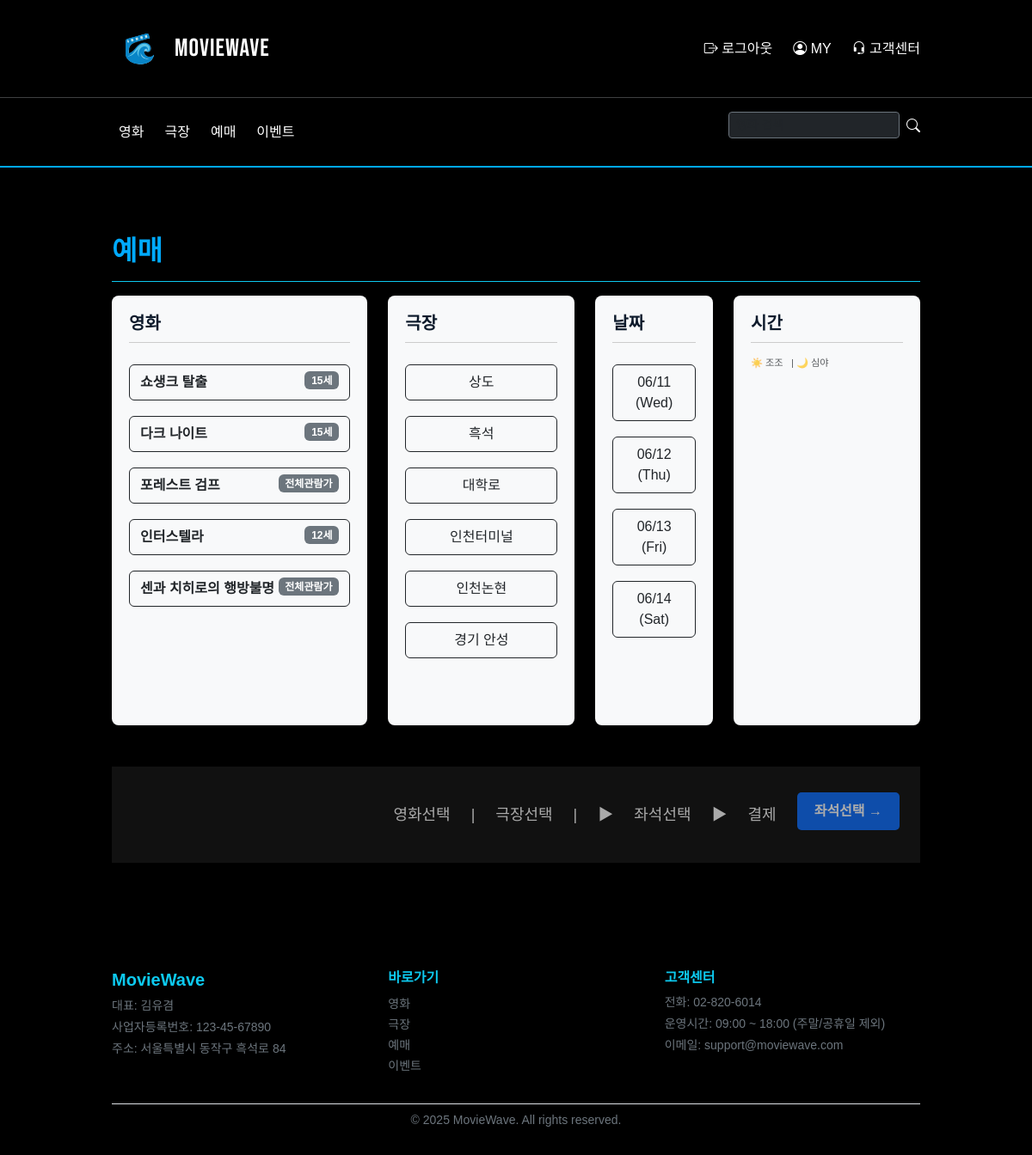
/reserve.php (signed in), run on the app's committed database.
### tables this page shows
CREATE TABLE `movies` (
  `movie_id` int NOT NULL AUTO_INCREMENT,
  `title` varchar(50) DEFAULT NULL,
  `genre` varchar(20) DEFAULT NULL,
  `runtime` int DEFAULT NULL,
  `rating` varchar(10) DEFAULT NULL,
  PRIMARY KEY (`movie_id`)
);

### reserve.php (the view, shortened to what this page needs)
<?php
include 'db.php';
include 'header.php';
$movie_result = $conn->query("SELECT * FROM movies WHERE movie_id BETWEEN 1 AND 5");
$movie_posters = [
    1 => 'assets/movie1.jpg',
    2 => 'assets/movie2.jpg',
    3 => 'assets/movie3.jpg',
    4 => 'assets/movie4.jpg',
    5 => 'assets/movie5.jpg',
];
?>
<!DOCTYPE html>
<html lang="ko">
<head>
  <link href="https://cdn.jsdelivr.net/npm/bootstrap@5.3.2/dist/css/bootstrap.min.css" rel="stylesheet">
  <link rel="stylesheet" href="style.css">
  <link href="https://cdn.jsdelivr.net/npm/bootstrap-icons@1.10.5/font/bootstrap-icons.css" rel="stylesheet">
</head>
<body>
<section style="background-color:rgb(0, 0, 0);">
  <div class="container my-5">
    <div class="d-flex justify-content-between align-items-center mb-3">
        <h2 class="section-title mb-0">예매</h2>
    </div>
    <hr class="border-info" style="opacity: 1;">
      <div class="row g-4">
        <div class="col-md-4">
          <div class="reserve-step">
            <h5>영화</h5>
            <div class="d-grid gap-2">
              <?php while ($row = $movie_result->fetch_assoc()): ?>
                <button type="button"
                        class="btn btn-outline-dark movie-btn w-100 py-2 text-start"
                        data-id="<?= $row['movie_id'] ?>"
                        data-title="<?= htmlspecialchars($row['title']) ?>"
                        data-poster="<?= $movie_posters[$row['movie_id']] ?>">
                  <strong><?= htmlspecialchars($row['title']) ?></strong>
                  <span class="badge bg-secondary float-end"><?= $row['rating'] ?></span>
                </button>
              <?php endwhile; ?>
            </div>
          </div>
        </div>
        <div class="col-md-3">
          <div class="reserve-step">
            <h5>극장</h5>
            <div class="d-grid gap-2">
              <?php
                $theaters = ['상도', '흑석', '대학로', '인천터미널', '인천논현', '경기 안성'];
                foreach ($theaters as $t):
              ?>
                <button type="button"
                        class="btn btn-outline-dark theater-btn w-100 py-2"
                        data-theater="<?= $t ?>">
                  <?= $t ?>
                </button>
              <?php endforeach; ?>
            </div>
          </div>
        </div>
        <div class="col-md-2">
          <div class="reserve-step">
            <h5>날짜</h5>
            <div class="d-grid gap-2">
              <?php
                $dates = ['2025-06-11', '2025-06-12', '2025-06-13', '2025-06-14'];
                foreach ($dates as $d):
                  $label = date('m/d (D)', strtotime($d));
              ?>
                <button type="button"
                        class="btn btn-outline-dark date-btn w-100 py-2"
                        data-date="<?= $d ?>">
                  <?= $label ?>
                </button>
              <?php endforeach; ?>
            </div>
          </div>
        </div>
        <div class="col-md-3">
          <div class="reserve-step">
            <h5>시간</h5>
            <span class="text-muted" style="font-size: 0.7rem;">☀️ 조조 &nbsp; | 🌙 심야</span>
          </div>
        </div>
      </div>
    <div style="background-color: #111; width: 100%;">
      <div class="container-fluid footer-nav mt-5 d-flex flex-wrap align-items-center justify-content-between px-4">
        <div class="d-flex gap-4 align-items-center">
          <span>영화선택</span>
          <span>|</span>
          <span>극장선택</span>
          <span>|</span>
          <span>▶</span>
          <span>좌석선택</span>
          <span>▶</span>
          <span>결제</span>
          <form action="seat.php" method="POST" id="reserveForm">
            <button type="submit" class="btn btn-primary" id="seatSubmitBtn" disabled>좌석선택 →</button>
          </form>
        </div>
      </div>
    </div>
  </div>
</section>
</body>
<?php include 'footer.php'; ?>
</html>

### style.css (style rules this page uses)
body { background-color: #000; color: #fff; font-family: 'Noto Sans KR', sans-serif; margin: 0; padding: 0; }
.container { padding: 30px; max-width: 1000px; margin: auto; }
button, input[type="submit"] { background-color: #007acc; color: white; border: none; padding: 10px 20px; margin-top: 10px; cursor: pointer; border-radius: 4px; }
h2, h3 { color: #00aaff; }
.section-title { font-size: 32px; font-weight: bold; color: #00aaff; }

### reserve.php (style rules this page uses)
.reserve-step { background-color: #f8f9fa; border-radius: 8px; padding: 20px; height: 500px; overflow-y: auto; }
.reserve-step h5 { border-bottom: 1px solid #ccc; padding-bottom: 10px; margin-bottom: 15px; font-weight: bold; color: #0d1a2b; }
.footer-nav { background-color: transparent; color: white; padding: 20px 0; display: flex; justify-content: space-around; align-items: center; font-size: 18px; }
.footer-nav span { color: #aaa; }
.footer-nav button { background-color: #00aaff; border: none; padding: 10px 20px; font-weight: bold; border-radius: 5px; color: #fff; }

### data on the page
movies: title "쇼생크 탈출", rating "15세"
movies: title "다크 나이트", rating "15세"
movies: title "포레스트 검프", rating "전체관람가"
movies: title "인터스텔라", rating "12세"
movies: title "센과 치히로의 행방불명", rating "전체관람가"

### other printed values
$t "상도"
$t "흑석"
$t "대학로"
$t "인천터미널"
$t "인천논현"
$t "경기 안성"
$label "06/11 (Wed)"
$label "06/12 (Thu)"
$label "06/13 (Fri)"
$label "06/14 (Sat)"
